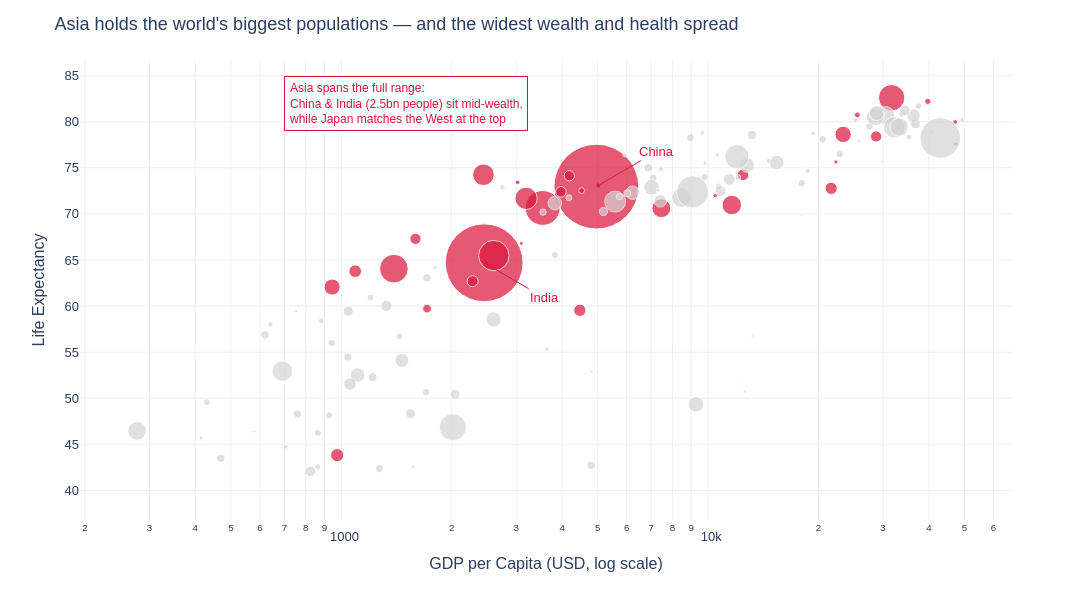

The notebook cell saved with this chart:
### Markdown cell above
## Task 2 — Bubble chart: tell a story

**What to build:** A bubble chart (full 2007 dataset, all countries) where:
- x = GDP per capita (log scale)
- y = life expectancy
- size = population
- colour = ONE continent highlighted (your choice), all others grey
- At least one annotation explaining the highlighted group's story

> This is the grey-and-highlight technique applied to a bubble chart.

### Code cell
# Task 2
# YOUR CODE HERE
import math
d07 = df.loc[df['year'] == 2007]
highlight = 'Asia'
colour_map = {c: ('crimson' if c == highlight else 'lightgrey') for c in d07['continent'].unique()}

fig = px.scatter(
    data_frame=d07, x='gdpPercap', y='lifeExp',
    size='pop', size_max=60,                       # cap bubble size
    color='continent', color_discrete_map=colour_map,
    hover_name='country', log_x=True, opacity=0.7,
    custom_data=['country', 'pop'],
    labels={'gdpPercap': 'GDP per Capita (USD, log scale)', 'lifeExp': 'Life Expectancy', 'continent': ''},
    template='plotly_white'
)
fig.update_traces(
    hovertemplate='<b>%{customdata[0]}</b><br>'
                  'GDP per capita: $%{x:,.0f}<br>'
                  'Life expectancy: %{y:.1f} yrs<br>'
                  'Population: %{customdata[1]:,.0f}')

# Label the two giants directly
for country, ax, ay in [('China', 60, -35), ('India', 60, 35)]:
    row = d07[d07['country'] == country].iloc[0]
    fig.add_annotation(
        x=math.log10(row['gdpPercap']), y=row['lifeExp'],
        text=country, showarrow=True, arrowhead=1, arrowcolor='crimson', ax=ax, ay=ay,
        font=dict(size=13, family='Arial', color='crimson')
    )

# Annotation explaining the highlighted group's story
fig.add_annotation(
    x=math.log10(1500), y=82, xref='x', yref='y',
    text='Asia spans the full range:<br>China & India (2.5bn people) sit mid-wealth,<br>while Japan matches the West at the top',
    showarrow=False, align='left',
    font=dict(color='crimson', size=12, family='Arial'),
    bgcolor='white', bordercolor='crimson', borderwidth=1, borderpad=4
)

fig.update_layout(
    title='Asia holds the world\'s biggest populations — and the widest wealth and health spread',
    font=dict(family='Arial', size=13), showlegend=False, height=600, width=1100
)
fig.show()

### Figure 1 — Plotly figure (JSON) as saved in the notebook; plotly's stock layout.template omitted (floating-point values rounded to 4 significant figures)
{"data": [{"customdata": [["Afghanistan", 31889923], ["Bahrain", 708573], ["Bangladesh", 150448339], ["Cambodia", 14131858], ["China", 1318683096], ["Hong Kong, China", 6980412], ["India", 1110396331], ["Indonesia", 223547000], ["Iran", 69453570], ["Iraq", 27499638], ["Israel", 6426679], ["Japan", 127467972], ["Jordan", 6053193], ["Korea, Dem. Rep.", 23301725], ["Korea, Rep.", 49044790], ["Kuwait", 2505559], ["Lebanon", 3921278], ["Malaysia", 24821286], ["Mongolia", 2874127], ["Myanmar", 47761980], ["Nepal", 28901790], ["Oman", 3204897], ["Pakistan", 169270617], ["Philippines", 91077287], ["Saudi Arabia", 27601038], ["Singapore", 4553009], ["Sri Lanka", 20378239], ["Syria", 19314747], ["Taiwan", 23174294], ["Thailand", 65068149], ["Vietnam", 85262356], ["West Bank and Gaza", 4018332], ["Yemen, Rep.", 22211743]], "hovertemplate": "<b>%{customdata[0]}</b><br>GDP per capita: $%{x:,.0f}<br>Life expectancy: %{y:.1f} yrs<br>Population: %{customdata[1]:,.0f}", "hovertext": ["Afghanistan", "Bahrain", "Bangladesh", "Cambodia", "China", "Hong Kong, China", "India", "Indonesia", "Iran", "Iraq", "Israel", "Japan", "Jordan", "Korea, Dem. Rep.", "Korea, Rep.", "Kuwait", "Lebanon", "Malaysia", "Mongolia", "Myanmar", "Nepal", "Oman", "Pakistan", "Philippines", "Saudi Arabia", "Singapore", "Sri Lanka", "Syria", "Taiwan", "Thailand", "Vietnam", "West Bank and Gaza", "Yemen, Rep."], "legendgroup": "Asia", "marker": {"color": "crimson", "opacity": 0.7, "size": [31889923, 708573, 150448339, 14131858, 1318683096, 6980412, 1110396331, 223547000, 69453570, 27499638, 6426679, 127467972, 6053193, 23301725, 49044790, 2505559, 3921278, 24821286, 2874127, 47761980, 28901790, 3204897, 169270617, 91077287, 27601038, 4553009, 20378239, 19314747, 23174294, 65068149, 85262356, 4018332, 22211743], "sizemode": "area", "sizeref": 366300.0, "symbol": "circle"}, "mode": "markers", "name": "Asia", "orientation": "v", "showlegend": true, "type": "scatter", "x": [974.6, 29800.0, 1391.0, 1714.0, 4959.0, 39720.0, 2452.0, 3541.0, 11610.0, 4471.0, 25520.0, 31660.0, 4519.0, 1593.0, 23350.0, 47310.0, 10460.0, 12450.0, 3096.0, 944.0, 1091.0, 22320.0, 2606.0, 3190.0, 21650.0, 47140.0, 3970.0, 4185.0, 28720.0, 7458.0, 2442.0, 3025.0, 2281.0], "xaxis": "x", "y": [43.83, 75.64, 64.06, 59.72, 72.96, 82.21, 64.7, 70.65, 70.96, 59.55, 80.75, 82.6, 72.53, 67.3, 78.62, 77.59, 71.99, 74.24, 66.8, 62.07, 63.78, 75.64, 65.48, 71.69, 72.78, 79.97, 72.4, 74.14, 78.4, 70.62, 74.25, 73.42, 62.7], "yaxis": "y"}, {"customdata": [["Albania", 3600523], ["Austria", 8199783], ["Belgium", 10392226], ["Bosnia and Herzegovina", 4552198], ["Bulgaria", 7322858], ["Croatia", 4493312], ["Czech Republic", 10228744], ["Denmark", 5468120], ["Finland", 5238460], ["France", 61083916], ["Germany", 82400996], ["Greece", 10706290], ["Hungary", 9956108], ["Iceland", 301931], ["Ireland", 4109086], ["Italy", 58147733], ["Montenegro", 684736], ["Netherlands", 16570613], ["Norway", 4627926], ["Poland", 38518241], ["Portugal", 10642836], ["Romania", 22276056], ["Serbia", 10150265], ["Slovak Republic", 5447502], ["Slovenia", 2009245], ["Spain", 40448191], ["Sweden", 9031088], ["Switzerland", 7554661], ["Turkey", 71158647], ["United Kingdom", 60776238]], "hovertemplate": "<b>%{customdata[0]}</b><br>GDP per capita: $%{x:,.0f}<br>Life expectancy: %{y:.1f} yrs<br>Population: %{customdata[1]:,.0f}", "hovertext": ["Albania", "Austria", "Belgium", "Bosnia and Herzegovina", "Bulgaria", "Croatia", "Czech Republic", "Denmark", "Finland", "France", "Germany", "Greece", "Hungary", "Iceland", "Ireland", "Italy", "Montenegro", "Netherlands", "Norway", "Poland", "Portugal", "Romania", "Serbia", "Slovak Republic", "Slovenia", "Spain", "Sweden", "Switzerland", "Turkey", "United Kingdom"], "legendgroup": "Europe", "marker": {"color": "lightgrey", "opacity": 0.7, "size": [3600523, 8199783, 10392226, 4552198, 7322858, 4493312, 10228744, 5468120, 5238460, 61083916, 82400996, 10706290, 9956108, 301931, 4109086, 58147733, 684736, 16570613, 4627926, 38518241, 10642836, 22276056, 10150265, 5447502, 2009245, 40448191, 9031088, 7554661, 71158647, 60776238], "sizemode": "area", "sizeref": 366300.0, "symbol": "circle"}, "mode": "markers", "name": "Europe", "orientation": "v", "showlegend": true, "type": "scatter", "x": [5937.0, 36130.0, 33690.0, 7446.0, 10680.0, 14620.0, 22830.0, 35280.0, 33210.0, 30470.0, 32170.0, 27540.0, 18010.0, 36180.0, 40680.0, 28570.0, 9254.0, 36800.0, 49360.0, 15390.0, 20510.0, 10810.0, 9787.0, 18680.0, 25770.0, 28820.0, 33860.0, 37510.0, 8458.0, 33200.0], "xaxis": "x", "y": [76.42, 79.83, 79.44, 74.85, 73.0, 75.75, 76.49, 78.33, 79.31, 80.66, 79.41, 79.48, 73.34, 81.76, 78.89, 80.55, 74.54, 79.76, 80.2, 75.56, 78.1, 72.48, 74.0, 74.66, 77.93, 80.94, 80.88, 81.7, 71.78, 79.42], "yaxis": "y"}, {"customdata": [["Algeria", 33333216], ["Angola", 12420476], ["Benin", 8078314], ["Botswana", 1639131], ["Burkina Faso", 14326203], ["Burundi", 8390505], ["Cameroon", 17696293], ["Central African Republic", 4369038], ["Chad", 10238807], ["Comoros", 710960], ["Congo, Dem. Rep.", 64606759], ["Congo, Rep.", 3800610], ["Cote d'Ivoire", 18013409], ["Djibouti", 496374], ["Egypt", 80264543], ["Equatorial Guinea", 551201], ["Eritrea", 4906585], ["Ethiopia", 76511887], ["Gabon", 1454867], ["Gambia", 1688359], ["Ghana", 22873338], ["Guinea", 9947814], ["Guinea-Bissau", 1472041], ["Kenya", 35610177], ["Lesotho", 2012649], ["Liberia", 3193942], ["Libya", 6036914], ["Madagascar", 19167654], ["Malawi", 13327079], ["Mali", 12031795], ["Mauritania", 3270065], ["Mauritius", 1250882], ["Morocco", 33757175], ["Mozambique", 19951656], ["Namibia", 2055080], ["Niger", 12894865], ["Nigeria", 135031164], ["Reunion", 798094], ["Rwanda", 8860588], ["Sao Tome and Principe", 199579], ["Senegal", 12267493], ["Sierra Leone", 6144562], ["Somalia", 9118773], ["South Africa", 43997828], ["Sudan", 42292929], ["Swaziland", 1133066], ["Tanzania", 38139640], ["Togo", 5701579], ["Tunisia", 10276158], ["Uganda", 29170398], ["Zambia", 11746035], ["Zimbabwe", 12311143]], "hovertemplate": "<b>%{customdata[0]}</b><br>GDP per capita: $%{x:,.0f}<br>Life expectancy: %{y:.1f} yrs<br>Population: %{customdata[1]:,.0f}", "hovertext": ["Algeria", "Angola", "Benin", "Botswana", "Burkina Faso", "Burundi", "Cameroon", "Central African Republic", "Chad", "Comoros", "Congo, Dem. Rep.", "Congo, Rep.", "Cote d'Ivoire", "Djibouti", "Egypt", "Equatorial Guinea", "Eritrea", "Ethiopia", "Gabon", "Gambia", "Ghana", "Guinea", "Guinea-Bissau", "Kenya", "Lesotho", "Liberia", "Libya", "Madagascar", "Malawi", "Mali", "Mauritania", "Mauritius", "Morocco", "Mozambique", "Namibia", "Niger", "Nigeria", "Reunion", "Rwanda", "Sao Tome and Principe", "Senegal", "Sierra Leone", "Somalia", "South Africa", "Sudan", "Swaziland", "Tanzania", "Togo", "Tunisia", "Uganda", "Zambia", "Zimbabwe"], "legendgroup": "Africa", "marker": {"color": "lightgrey", "opacity": 0.7, "size": [33333216, 12420476, 8078314, 1639131, 14326203, 8390505, 17696293, 4369038, 10238807, 710960, 64606759, 3800610, 18013409, 496374, 80264543, 551201, 4906585, 76511887, 1454867, 1688359, 22873338, 9947814, 1472041, 35610177, 2012649, 3193942, 6036914, 19167654, 13327079, 12031795, 3270065, 1250882, 33757175, 19951656, 2055080, 12894865, 135031164, 798094, 8860588, 199579, 12267493, 6144562, 9118773, 43997828, 42292929, 1133066, 38139640, 5701579, 10276158, 29170398, 11746035, 12311143], "sizemode": "area", "sizeref": 366300.0, "symbol": "circle"}, "mode": "markers", "name": "Africa", "orientation": "v", "showlegend": true, "type": "scatter", "x": [6223.0, 4797.0, 1441.0, 12570.0, 1217.0, 430.1, 2042.0, 706.0, 1704.0, 986.1, 277.6, 3633.0, 1545.0, 2082.0, 5581.0, 12150.0, 641.4, 690.8, 13210.0, 752.7, 1328.0, 942.7, 579.2, 1463.0, 1569.0, 414.5, 12060.0, 1045.0, 759.3, 1043.0, 1803.0, 10960.0, 3820.0, 823.7, 4811.0, 619.7, 2014.0, 7670.0, 863.1, 1598.0, 1712.0, 862.5, 926.1, 9270.0, 2602.0, 4513.0, 1107.0, 883.0, 7093.0, 1056.0, 1271.0, 469.7], "xaxis": "x", "y": [72.3, 42.73, 56.73, 50.73, 52.3, 49.58, 50.43, 44.74, 50.65, 65.15, 46.46, 55.32, 48.33, 54.79, 71.34, 51.58, 58.04, 52.95, 56.73, 59.45, 60.02, 56.01, 46.39, 54.11, 42.59, 45.68, 73.95, 59.44, 48.3, 54.47, 64.16, 72.8, 71.16, 42.08, 52.91, 56.87, 46.86, 76.44, 46.24, 65.53, 63.06, 42.57, 48.16, 49.34, 58.56, 39.61, 52.52, 58.42, 73.92, 51.54, 42.38, 43.49], "yaxis": "y"}, {"customdata": [["Argentina", 40301927], ["Bolivia", 9119152], ["Brazil", 190010647], ["Canada", 33390141], ["Chile", 16284741], ["Colombia", 44227550], ["Costa Rica", 4133884], ["Cuba", 11416987], ["Dominican Republic", 9319622], ["Ecuador", 13755680], ["El Salvador", 6939688], ["Guatemala", 12572928], ["Haiti", 8502814], ["Honduras", 7483763], ["Jamaica", 2780132], ["Mexico", 108700891], ["Nicaragua", 5675356], ["Panama", 3242173], ["Paraguay", 6667147], ["Peru", 28674757], ["Puerto Rico", 3942491], ["Trinidad and Tobago", 1056608], ["United States", 301139947], ["Uruguay", 3447496], ["Venezuela", 26084662]], "hovertemplate": "<b>%{customdata[0]}</b><br>GDP per capita: $%{x:,.0f}<br>Life expectancy: %{y:.1f} yrs<br>Population: %{customdata[1]:,.0f}", "hovertext": ["Argentina", "Bolivia", "Brazil", "Canada", "Chile", "Colombia", "Costa Rica", "Cuba", "Dominican Republic", "Ecuador", "El Salvador", "Guatemala", "Haiti", "Honduras", "Jamaica", "Mexico", "Nicaragua", "Panama", "Paraguay", "Peru", "Puerto Rico", "Trinidad and Tobago", "United States", "Uruguay", "Venezuela"], "legendgroup": "Americas", "marker": {"color": "lightgrey", "opacity": 0.7, "size": [40301927, 9119152, 190010647, 33390141, 16284741, 44227550, 4133884, 11416987, 9319622, 13755680, 6939688, 12572928, 8502814, 7483763, 2780132, 108700891, 5675356, 3242173, 6667147, 28674757, 3942491, 1056608, 301139947, 3447496, 26084662], "sizemode": "area", "sizeref": 366300.0, "symbol": "circle"}, "mode": "markers", "name": "Americas", "orientation": "v", "showlegend": true, "type": "scatter", "x": [12780.0, 3822.0, 9066.0, 36320.0, 13170.0, 7007.0, 9645.0, 8948.0, 6025.0, 6873.0, 5728.0, 5186.0, 1202.0, 3548.0, 7321.0, 11980.0, 2749.0, 9809.0, 4173.0, 7409.0, 19330.0, 18010.0, 42950.0, 10610.0, 11420.0], "xaxis": "x", "y": [75.32, 65.55, 72.39, 80.65, 78.55, 72.89, 78.78, 78.27, 72.23, 74.99, 71.88, 70.26, 60.92, 70.2, 72.57, 76.19, 72.9, 75.54, 71.75, 71.42, 78.75, 69.82, 78.24, 76.38, 73.75], "yaxis": "y"}, {"customdata": [["Australia", 20434176], ["New Zealand", 4115771]], "hovertemplate": "<b>%{customdata[0]}</b><br>GDP per capita: $%{x:,.0f}<br>Life expectancy: %{y:.1f} yrs<br>Population: %{customdata[1]:,.0f}", "hovertext": ["Australia", "New Zealand"], "legendgroup": "Oceania", "marker": {"color": "lightgrey", "opacity": 0.7, "size": [20434176, 4115771], "sizemode": "area", "sizeref": 366300.0, "symbol": "circle"}, "mode": "markers", "name": "Oceania", "orientation": "v", "showlegend": true, "type": "scatter", "x": [34440.0, 25190.0], "xaxis": "x", "y": [81.23, 80.2], "yaxis": "y"}], "layout": {"annotations": [{"arrowcolor": "crimson", "arrowhead": 1, "ax": 60, "ay": -35, "font": {"color": "crimson", "family": "Arial", "size": 13}, "showarrow": true, "text": "China", "x": 3.695, "y": 72.96}, {"arrowcolor": "crimson", "arrowhead": 1, "ax": 60, "ay": 35, "font": {"color": "crimson", "family": "Arial", "size": 13}, "showarrow": true, "text": "India", "x": 3.39, "y": 64.7}, {"align": "left", "bgcolor": "white", "bordercolor": "crimson", "borderpad": 4, "borderwidth": 1, "font": {"color": "crimson", "family": "Arial", "size": 12}, "showarrow": false, "text": "Asia spans the full range:<br>China & India (2.5bn people) sit mid-wealth,<br>while Japan matches the West at the top", "x": 3.176, "xref": "x", "y": 82, "yref": "y"}], "font": {"family": "Arial", "size": 13}, "height": 600, "legend": {"itemsizing": "constant", "title": {"text": ""}, "tracegroupgap": 0}, "margin": {"t": 60}, "showlegend": false, "title": {"text": "Asia holds the world's biggest populations — and the widest wealth and health spread"}, "width": 1100, "xaxis": {"anchor": "y", "domain": [0, 1], "title": {"text": "GDP per Capita (USD, log scale)"}, "type": "log"}, "yaxis": {"anchor": "x", "domain": [0, 1], "title": {"text": "Life Expectancy"}}}}
